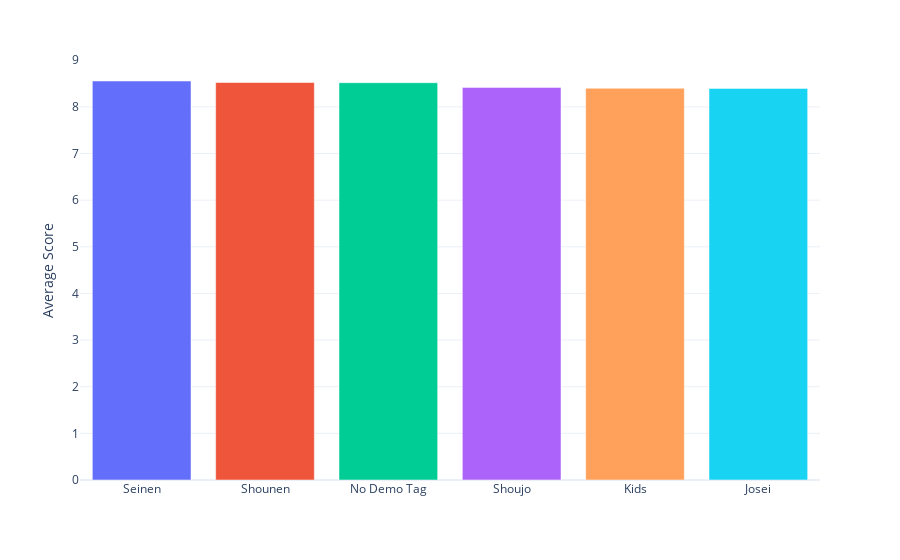

Notebook code cell kept with this figure:
### Code cell
fig = px.bar(x = mean_demo.sort_values(ascending=False, by = "Mean of Score")["Demo"], 
             y = mean_demo.sort_values(ascending=False, by = "Mean of Score")["Mean of Score"], 
             color = mean_demo.sort_values(ascending=False, by = "Mean of Score")["Demo"], 
             template= "plotly_white")
fig.layout.update(showlegend = False, yaxis_title=" Average Score", xaxis_title=None)
fig.update_xaxes(tickangle=0)
fig.update_yaxes(tickvals = np.arange(0,10))
fig.show()

### Figure 1 — Plotly figure (JSON) as saved in the notebook; plotly's stock layout.template omitted (floating-point values rounded to 4 significant figures)
{"data": [{"alignmentgroup": "True", "hovertemplate": "color=Seinen<br>x=%{x}<br>y=%{y}<extra></extra>", "legendgroup": "Seinen", "marker": {"color": "#636efa", "pattern": {"shape": ""}}, "name": "Seinen", "offsetgroup": "Seinen", "orientation": "v", "showlegend": true, "textposition": "auto", "type": "bar", "x": ["Seinen"], "xaxis": "x", "y": [8.555], "yaxis": "y"}, {"alignmentgroup": "True", "hovertemplate": "color=Shounen<br>x=%{x}<br>y=%{y}<extra></extra>", "legendgroup": "Shounen", "marker": {"color": "#EF553B", "pattern": {"shape": ""}}, "name": "Shounen", "offsetgroup": "Shounen", "orientation": "v", "showlegend": true, "textposition": "auto", "type": "bar", "x": ["Shounen"], "xaxis": "x", "y": [8.523], "yaxis": "y"}, {"alignmentgroup": "True", "hovertemplate": "color=No Demo Tag<br>x=%{x}<br>y=%{y}<extra></extra>", "legendgroup": "No Demo Tag", "marker": {"color": "#00cc96", "pattern": {"shape": ""}}, "name": "No Demo Tag", "offsetgroup": "No Demo Tag", "orientation": "v", "showlegend": true, "textposition": "auto", "type": "bar", "x": ["No Demo Tag"], "xaxis": "x", "y": [8.518], "yaxis": "y"}, {"alignmentgroup": "True", "hovertemplate": "color=Shoujo<br>x=%{x}<br>y=%{y}<extra></extra>", "legendgroup": "Shoujo", "marker": {"color": "#ab63fa", "pattern": {"shape": ""}}, "name": "Shoujo", "offsetgroup": "Shoujo", "orientation": "v", "showlegend": true, "textposition": "auto", "type": "bar", "x": ["Shoujo"], "xaxis": "x", "y": [8.418], "yaxis": "y"}, {"alignmentgroup": "True", "hovertemplate": "color=Kids<br>x=%{x}<br>y=%{y}<extra></extra>", "legendgroup": "Kids", "marker": {"color": "#FFA15A", "pattern": {"shape": ""}}, "name": "Kids", "offsetgroup": "Kids", "orientation": "v", "showlegend": true, "textposition": "auto", "type": "bar", "x": ["Kids"], "xaxis": "x", "y": [8.4], "yaxis": "y"}, {"alignmentgroup": "True", "hovertemplate": "color=Josei<br>x=%{x}<br>y=%{y}<extra></extra>", "legendgroup": "Josei", "marker": {"color": "#19d3f3", "pattern": {"shape": ""}}, "name": "Josei", "offsetgroup": "Josei", "orientation": "v", "showlegend": true, "textposition": "auto", "type": "bar", "x": ["Josei"], "xaxis": "x", "y": [8.397], "yaxis": "y"}], "layout": {"autosize": true, "barmode": "relative", "legend": {"title": {"text": "color"}, "tracegroupgap": 0}, "margin": {"t": 60}, "showlegend": false, "xaxis": {"anchor": "y", "autorange": true, "domain": [0, 1], "range": [-0.5, 5.5], "tickangle": 0, "title": {}, "type": "category"}, "yaxis": {"anchor": "x", "autorange": true, "domain": [0, 1], "range": [0, 9.006], "tickvals": [0, 1, 2, 3, 4, 5, 6, 7, 8, 9], "title": {"text": " Average Score"}, "type": "linear"}}}
